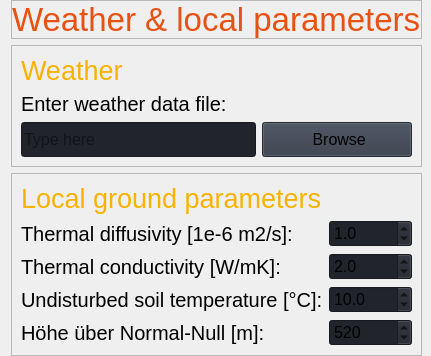
                     <widget class="QWidget" name="weather">
                      <layout class="QVBoxLayout" name="verticalLayout_5">
                       <property name="topMargin">
                        <number>0</number>
                       </property>
                       <property name="rightMargin">
                        <number>9</number>
                       </property>
                       <property name="bottomMargin">
                        <number>0</number>
                       </property>
                       <item>
                        <widget class="QFrame" name="frame">
                         <property name="maximumSize">
                          <size>
                           <width>16777215</width>
                           <height>60</height>
                          </size>
                         </property>
                         <property name="frameShape">
                          <enum>QFrame::StyledPanel</enum>
                         </property>
                         <property name="frameShadow">
                          <enum>QFrame::Raised</enum>
                         </property>
                         <layout class="QVBoxLayout" name="verticalLayout_11">
                          <property name="spacing">
                           <number>0</number>
                          </property>
                          <property name="leftMargin">
                           <number>0</number>
                          </property>
                          <property name="topMargin">
                           <number>0</number>
                          </property>
                          <property name="rightMargin">
                           <number>0</number>
                          </property>
                          <property name="bottomMargin">
                           <number>0</number>
                          </property>
                          <item>
                           <widget class="QLabel" name="label_3">
                            <property name="font">
                             <font>
                              <pointsize>25</pointsize>
                              <italic>false</italic>
                              <bold>false</bold>
                             </font>
                            </property>
                            <property name="styleSheet">
                             <string notr="true">color: #e75113;</string>
                            </property>
                            <property name="text">
                             <string>Weather &amp; local parameters</string>
                            </property>
                           </widget>
                          </item>
                         </layout>
                        </widget>
                       </item>
                       <item>
                        <widget class="QFrame" name="frame_2">
                         <property name="maximumSize">
                          <size>
                           <width>16777215</width>
                           <height>150</height>
                          </size>
                         </property>
                         <property name="frameShape">
                          <enum>QFrame::StyledPanel</enum>
                         </property>
                         <property name="frameShadow">
                          <enum>QFrame::Raised</enum>
                         </property>
                         <layout class="QGridLayout" name="gridLayout_3">
                          <property name="leftMargin">
                           <number>9</number>
                          </property>
                          <property name="topMargin">
                           <number>9</number>
                          </property>
                          <property name="rightMargin">
                           <number>9</number>
                          </property>
                          <property name="bottomMargin">
                           <number>9</number>
                          </property>
                          <item row="2" column="0">
                           <widget class="QLineEdit" name="line_weather_file">
                            <property name="minimumSize">
                             <size>
                              <width>0</width>
                              <height>35</height>
                             </size>
                            </property>
                            <property name="font">
                             <font>
                              <pointsize>12</pointsize>
                              <italic>false</italic>
                              <bold>false</bold>
                             </font>
                            </property>
                            <property name="styleSheet">
                             <string notr="true">background-color: rgb(33, 37, 43);</string>
                            </property>
                            <property name="text">
                             <string/>
                            </property>
                            <property name="placeholderText">
                             <string>Type here</string>
                            </property>
                           </widget>
                          </item>
                          <item row="0" column="0">
                           <widget class="QLabel" name="label_7">
                            <property name="maximumSize">
                             <size>
                              <width>16777215</width>
                              <height>16777215</height>
                             </size>
                            </property>
                            <property name="font">
                             <font>
                              <pointsize>20</pointsize>
                              <italic>false</italic>
                              <bold>false</bold>
                             </font>
                            </property>
                            <property name="styleSheet">
                             <string notr="true">color: #f9b200;</string>
                            </property>
                            <property name="text">
                             <string>Weather</string>
                            </property>
                           </widget>
                          </item>
                          <item row="2" column="1">
                           <widget class="QPushButton" name="btn_browse_weather">
                            <property name="minimumSize">
                             <size>
                              <width>150</width>
                              <height>35</height>
                             </size>
                            </property>
                            <property name="font">
                             <font>
                              <pointsize>12</pointsize>
                              <italic>false</italic>
                              <bold>false</bold>
                             </font>
                            </property>
                            <property name="cursor">
                             <cursorShape>PointingHandCursor</cursorShape>
                            </property>
                            <property name="styleSheet">
                             <string notr="true">background-color: rgb(52, 59, 72);</string>
                            </property>
                            <property name="text">
                             <string> Browse</string>
                            </property>
                            <property name="icon">
                             <iconset resource="resources.qrc">
                              <normaloff>:/icons/images/icons/cil-folder-open.png</normaloff>:/icons/images/icons/cil-folder-open.png</iconset>
                            </property>
                           </widget>
                          </item>
                          <item row="1" column="0">
                           <widget class="QLabel" name="label_6">
                            <property name="font">
                             <font>
                              <pointsize>15</pointsize>
                              <italic>false</italic>
                              <bold>false</bold>
                             </font>
                            </property>
                            <property name="text">
                             <string>Enter weather data file:</string>
                            </property>
                           </widget>
                          </item>
                         </layout>
                        </widget>
                       </item>
                       <item>
                        <widget class="QFrame" name="frame_3">
                         <property name="frameShape">
                          <enum>QFrame::StyledPanel</enum>
                         </property>
                         <property name="frameShadow">
                          <enum>QFrame::Raised</enum>
                         </property>
                         <layout class="QGridLayout" name="gridLayout_4">
                          <item row="0" column="0">
                           <widget class="QLabel" name="label_8">
                            <property name="maximumSize">
                             <size>
                              <width>16777215</width>
                              <height>50</height>
                             </size>
                            </property>
                            <property name="font">
                             <font>
                              <pointsize>20</pointsize>
                              <italic>false</italic>
                              <bold>false</bold>
                             </font>
                            </property>
                            <property name="styleSheet">
                             <string notr="true">color: #f9b200;</string>
                            </property>
                            <property name="text">
                             <string>Local ground parameters</string>
                            </property>
                           </widget>
                          </item>
                          <item row="1" column="0">
                           <widget class="QLabel" name="label_9">
                            <property name="font">
                             <font>
                              <pointsize>15</pointsize>
                              <italic>false</italic>
                              <bold>false</bold>
                             </font>
                            </property>
                            <property name="text">
                             <string>Thermal diffusivity [1e-6 m2/s]:</string>
                            </property>
                           </widget>
                          </item>
                          <item row="1" column="1">
                           <widget class="QDoubleSpinBox" name="sb_therm_diffu">
                            <property name="font">
                             <font>
                              <pointsize>12</pointsize>
                              <italic>false</italic>
                              <bold>false</bold>
                             </font>
                            </property>
                            <property name="styleSheet">
                             <string notr="true">background-color: rgb(33, 37, 43);</string>
                            </property>
                            <property name="decimals">
                             <number>1</number>
                            </property>
                            <property name="singleStep">
                             <double>0.100000000000000</double>
                            </property>
                            <property name="value">
                             <double>1.000000000000000</double>
                            </property>
                           </widget>
                          </item>
                          <item row="2" column="0">
                           <widget class="QLabel" name="label_10">
                            <property name="font">
                             <font>
                              <pointsize>15</pointsize>
                              <italic>false</italic>
                              <bold>false</bold>
                             </font>
                            </property>
                            <property name="text">
                             <string>Thermal conductivity [W/mK]:</string>
                            </property>
                           </widget>
                          </item>
                          <item row="2" column="1">
                           <widget class="QDoubleSpinBox" name="sb_therm_cond">
                            <property name="font">
                             <font>
                              <pointsize>12</pointsize>
                              <italic>false</italic>
                              <bold>false</bold>
                             </font>
                            </property>
                            <property name="styleSheet">
                             <string notr="true">background-color: rgb(33, 37, 43);</string>
                            </property>
                            <property name="decimals">
                             <number>1</number>
                            </property>
                            <property name="value">
                             <double>2.000000000000000</double>
                            </property>
                           </widget>
                          </item>
                          <item row="3" column="0">
                           <widget class="QLabel" name="label_11">
                            <property name="font">
                             <font>
                              <pointsize>15</pointsize>
                              <italic>false</italic>
                              <bold>false</bold>
                             </font>
                            </property>
                            <property name="text">
                             <string>Undisturbed soil temperature [°C]:</string>
                            </property>
                           </widget>
                          </item>
                          <item row="3" column="1">
                           <widget class="QDoubleSpinBox" name="sb_undis_soil_temp">
                            <property name="font">
                             <font>
                              <pointsize>12</pointsize>
                              <italic>false</italic>
                              <bold>false</bold>
                             </font>
                            </property>
                            <property name="styleSheet">
                             <string notr="true">background-color: rgb(33, 37, 43);</string>
                            </property>
                            <property name="decimals">
                             <number>1</number>
                            </property>
                            <property name="minimum">
                             <double>-50.000000000000000</double>
                            </property>
                            <property name="maximum">
                             <double>50.000000000000000</double>
                            </property>
                            <property name="singleStep">
                             <double>1.000000000000000</double>
                            </property>
                            <property name="value">
                             <double>10.000000000000000</double>
                            </property>
                           </widget>
                          </item>
                          <item row="4" column="0">
                           <widget class="QLabel" name="label_35">
                            <property name="font">
                             <font>
                              <pointsize>15</pointsize>
                              <italic>false</italic>
                              <bold>false</bold>
                             </font>
                            </property>
                            <property name="text">
                             <string>Höhe über Normal-Null [m]:</string>
                            </property>
                           </widget>
                          </item>
                          <item row="4" column="1">
                           <widget class="QSpinBox" name="sb_h_NHN">
                            <property name="minimumSize">
                             <size>
                              <width>0</width>
                              <height>0</height>
                             </size>
                            </property>
                            <property name="maximumSize">
                             <size>
                              <width>16777215</width>
                              <height>16777215</height>
                             </size>
                            </property>
                            <property name="font">
                             <font>
                              <pointsize>12</pointsize>
                              <italic>false</italic>
                              <bold>false</bold>
                             </font>
                            </property>
                            <property name="styleSheet">
                             <string notr="true">background-color: rgb(33, 37, 43);</string>
                            </property>
                            <property name="minimum">
                             <number>0</number>
                            </property>
                            <property name="maximum">
                             <number>9000</number>
                            </property>
                            <property name="singleStep">
                             <number>10</number>
                            </property>
                            <property name="value">
                             <number>520</number>
                            </property>
                           </widget>
                          </item>
                         </layout>
                        </widget>
                       </item>
                      </layout>
                     </widget>
